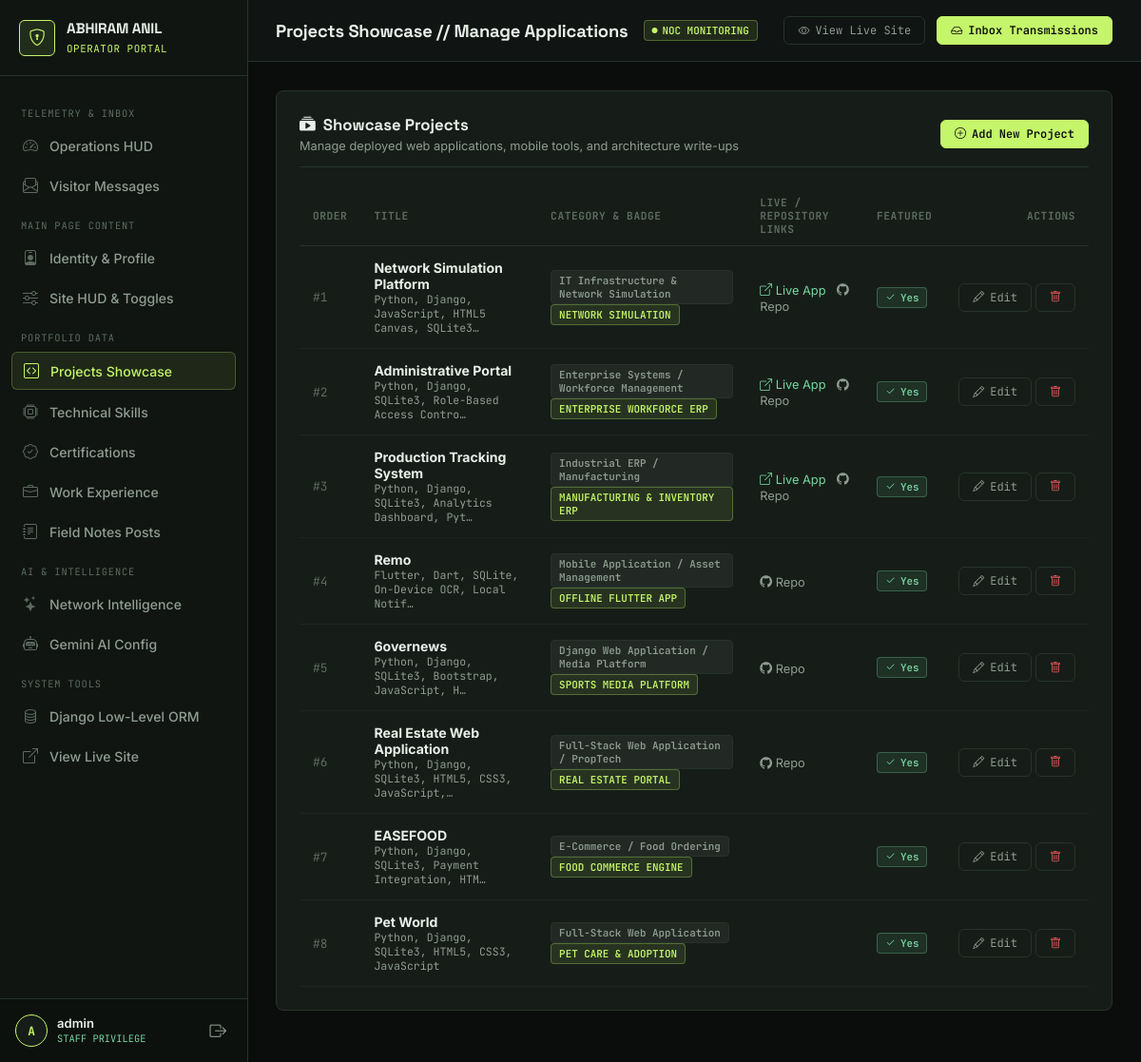
The app's page /portal/projects/ (signed in) with its own data.
### portfolio/models.py (models this page shows, shortened)
class Project(models.Model):
    title = models.CharField(max_length=150)
    slug = models.SlugField(max_length=150, unique=True)
    category = models.CharField(max_length=100, default="IT Infrastructure / Software")
    summary = models.TextField()
    architecture = models.TextField(help_text="Overview of system architecture")
    key_features = models.TextField(help_text="One feature per line")
    challenges_and_solutions = models.TextField(help_text="Key engineering challenges solved")
    technologies = models.CharField(max_length=255, help_text="Comma separated list")
    badge_label = models.CharField(max_length=50, default="FEATURED PROJECT")
    github_url = models.URLField(blank=True, default="", help_text="Optional link if public")
    demo_url = models.URLField(blank=True, default="", help_text="Optional live link")
    has_interactive_preview = models.BooleanField(
        default=False,
        help_text="Renders an interactive mini canvas/topology preview"
    )
    order = models.PositiveIntegerField(default=0)
    is_featured = models.BooleanField(default=True)
    class Meta:
        ordering = ['order', 'title']
        verbose_name = "Project"
        verbose_name_plural = "Projects"

### portal/views.py (the view)
# urls.py: path('projects/', views.projects_list_view, name='projects_list'),
@staff_member_required(login_url='portal:login')
def projects_list_view(request):
    projects = Project.objects.all().order_by('order', 'title')
    return render(request, 'portal/projects_list.html', {
        'items': projects,
        'active_tab': 'projects',
    })

### core/models.py (called while the page is built)
    @classmethod
    def load(cls):
        obj, created = cls.objects.get_or_create(pk=1)
        return obj

### portfolio/models.py (called while the page is built)
    @classmethod
    def load(cls):
        obj, created = cls.objects.get_or_create(pk=1)
        return obj

### templates/portal/projects_list.html
{% extends 'portal/base_portal.html' %}
{% block page_title %}Projects Showcase // Manage Applications{% endblock %}
{% block content %}
<div class="portal-card">
  <div class="portal-card-header">
    <div>
      <h3 class="portal-card-title"><i class="bi bi-collection-play-fill"></i> Showcase Projects</h3>
      <div class="portal-card-subtitle">Manage deployed web applications, mobile tools, and architecture write-ups</div>
    </div>
    <a href="{% url 'portal:project_create' %}" class="portal-btn-sm portal-btn-accent">
      <i class="bi bi-plus-circle"></i> Add New Project
    </a>
  </div>
  {% if items %}
    <div class="portal-table-container">
      <table class="portal-table">
        <thead>
          <tr>
            <th>Order</th>
            <th>Title</th>
            <th>Category & Badge</th>
            <th>Live / Repository Links</th>
            <th>Featured</th>
            <th style="text-align: right;">Actions</th>
          </tr>
        </thead>
        <tbody>
          {% for p in items %}
            <tr>
              <td style="font-family: var(--font-mono); font-size: 0.8rem; color: var(--portal-text-dim);">#{{ p.order }}</td>
              <td>
                <div style="font-weight: 700; color: var(--portal-text);">{{ p.title }}</div>
                <div style="font-family: var(--font-mono); font-size: 0.72rem; color: var(--portal-text-muted);">{{ p.technologies|truncatechars:50 }}</div>
              </td>
              <td>
                <span class="portal-pill portal-pill-dim">{{ p.category }}</span>
                <span class="portal-pill portal-pill-lime">{{ p.badge_label }}</span>
              </td>
              <td>
                {% if p.demo_url %}
                  <a href="{{ p.demo_url }}" target="_blank" style="color: var(--portal-green); text-decoration: none; font-size: 0.8rem; margin-right: 8px;">
                    <i class="bi bi-box-arrow-up-right"></i> Live App
                  </a>
                {% endif %}
                {% if p.github_url %}
                  <a href="{{ p.github_url }}" target="_blank" style="color: var(--portal-text-muted); text-decoration: none; font-size: 0.8rem;">
                    <i class="bi bi-github"></i> Repo
                  </a>
                {% endif %}
              </td>
              <td>
                {% if p.is_featured %}
                  <span class="portal-pill portal-pill-green"><i class="bi bi-check2"></i> Yes</span>
                {% else %}
                  <span class="portal-pill portal-pill-dim">No</span>
                {% endif %}
              </td>
              <td style="text-align: right; white-space: nowrap;">
                <a href="{% url 'portal:project_edit' p.pk %}" class="portal-btn-sm portal-btn-outline" title="Edit">
                  <i class="bi bi-pencil"></i> Edit
                </a>
                <a href="{% url 'portal:project_delete' p.pk %}" class="portal-btn-sm portal-btn-outline" style="color: var(--portal-red);" onclick="return confirm('Delete project {{ p.title }}?');" title="Delete">
                  <i class="bi bi-trash"></i>
                </a>
              </td>
            </tr>
          {% endfor %}
        </tbody>
      </table>
    </div>
  {% else %}
    <div style="text-align: center; padding: 40px; color: var(--portal-text-muted);">
      No projects found. Click "Add New Project" to get started.
    </div>
  {% endif %}
</div>
{% endblock %}

### templates/portal/base_portal.html (shortened to what this page needs)
{% load static %}
<!DOCTYPE html>
<html lang="en">
<head>
  <link rel="stylesheet" href="https://cdn.jsdelivr.net/npm/bootstrap-icons@1.11.3/font/bootstrap-icons.min.css">
  <link rel="stylesheet" href="{% static 'css/portal.css' %}">
</head>
<body class="portal-body">
  <aside class="portal-sidebar">
    <div class="portal-brand">
      <div class="portal-brand-icon">
        <i class="bi bi-shield-lock"></i>
      </div>
      <div class="portal-brand-text">
        <h1>ABHIRAM ANIL</h1>
        <span>OPERATOR PORTAL</span>
      </div>
    </div>
    <nav class="portal-nav">
      <div class="portal-nav-section-label">TELEMETRY & INBOX</div>
      <a href="{% url 'portal:dashboard' %}" class="portal-nav-link {% if active_tab == 'dashboard' %}active{% endif %}">
        <i class="bi bi-speedometer2"></i>
        <span>Operations HUD</span>
      </a>
      <a href="{% url 'portal:messages' %}" class="portal-nav-link {% if active_tab == 'messages' %}active{% endif %}">
        <i class="bi bi-envelope-paper"></i>
        <span>Visitor Messages</span>
      </a>
      <div class="portal-nav-section-label">MAIN PAGE CONTENT</div>
      <a href="{% url 'portal:profile_edit' %}" class="portal-nav-link {% if active_tab == 'profile' %}active{% endif %}">
        <i class="bi bi-person-badge"></i>
        <span>Identity & Profile</span>
      </a>
      <a href="{% url 'portal:settings_edit' %}" class="portal-nav-link {% if active_tab == 'settings' %}active{% endif %}">
        <i class="bi bi-sliders"></i>
        <span>Site HUD & Toggles</span>
      </a>
      <div class="portal-nav-section-label">PORTFOLIO DATA</div>
      <a href="{% url 'portal:projects_list' %}" class="portal-nav-link {% if active_tab == 'projects' %}active{% endif %}">
        <i class="bi bi-code-square"></i>
        <span>Projects Showcase</span>
      </a>
      <a href="{% url 'portal:skills_list' %}" class="portal-nav-link {% if active_tab == 'skills' %}active{% endif %}">
        <i class="bi bi-cpu"></i>
        <span>Technical Skills</span>
      </a>
      <a href="{% url 'portal:certifications_list' %}" class="portal-nav-link {% if active_tab == 'certifications' %}active{% endif %}">
        <i class="bi bi-patch-check"></i>
        <span>Certifications</span>
      </a>
      <a href="{% url 'portal:experience_list' %}" class="portal-nav-link {% if active_tab == 'experience' %}active{% endif %}">
        <i class="bi bi-briefcase"></i>
        <span>Work Experience</span>
      </a>
      <a href="{% url 'portal:journal_list' %}" class="portal-nav-link {% if active_tab == 'journal' %}active{% endif %}">
        <i class="bi bi-journal-text"></i>
        <span>Field Notes Posts</span>
      </a>
      <div class="portal-nav-section-label">AI & INTELLIGENCE</div>
      <a href="{% url 'portal:intelligence_list' %}" class="portal-nav-link {% if active_tab == 'intelligence' %}active{% endif %}">
        <i class="bi bi-stars"></i>
        <span>Network Intelligence</span>
      </a>
      <a href="{% url 'portal:ai_settings' %}" class="portal-nav-link {% if active_tab == 'ai_settings' %}active{% endif %}">
        <i class="bi bi-robot"></i>
        <span>Gemini AI Config</span>
      </a>
      <div class="portal-nav-section-label">SYSTEM TOOLS</div>
      <a href="/sys-admin/" target="_blank" class="portal-nav-link">
        <i class="bi bi-database"></i>
        <span>Django Low-Level ORM</span>
      </a>
      <a href="{% url 'home' %}" target="_blank" class="portal-nav-link">
        <i class="bi bi-box-arrow-up-right"></i>
        <span>View Live Site</span>
      </a>
    </nav>
    <div class="portal-user-footer">
      <div class="portal-user-info">
        <div class="portal-avatar-mini">{{ request.user.username|make_list|first|upper }}</div>
        <div>
          <div class="portal-user-name">{{ request.user.username }}</div>
          <div class="portal-user-role">STAFF PRIVILEGE</div>
        </div>
      </div>
      <a href="{% url 'portal:logout' %}" class="portal-logout-btn" title="Terminate Session / Logout">
        <i class="bi bi-box-arrow-right"></i>
      </a>
    </div>
  </aside>
  <div class="portal-main">
    <header class="portal-header">
      <div class="portal-header-left">
        <h2 class="portal-page-title">{% block page_title %}NOC Operations Portal{% endblock %}</h2>
        <span class="portal-pill portal-pill-lime">
          <i class="bi bi-circle-fill" style="font-size: 6px;"></i> NOC MONITORING
        </span>
      </div>
      <div class="portal-header-right">
        <a href="{% url 'home' %}" target="_blank" class="portal-btn-sm portal-btn-outline">
          <i class="bi bi-eye"></i> View Live Site
        </a>
        <a href="{% url 'portal:messages' %}" class="portal-btn-sm portal-btn-accent">
          <i class="bi bi-inbox"></i> Inbox Transmissions
        </a>
      </div>
    </header>
    <main class="portal-content">
      {% block content %}{% endblock %}
    </main>
  </div>
</body>
</html>

### records on screen
Project: order "1", title "Network Simulation Platform", technologies "Python, Django, JavaScript, HTML5 Canvas, SQLite3…", category "IT Infrastructure & Network Simulation", badge_label "NETWORK SIMULATION", is_featured True (drawn)
Project: order "2", title "Administrative Portal", technologies "Python, Django, SQLite3, Role-Based Access Contro…", category "Enterprise Systems / Workforce Management", badge_label "ENTERPRISE WORKFORCE ERP", is_featured True (drawn)
Project: order "3", title "Production Tracking System", technologies "Python, Django, SQLite3, Analytics Dashboard, Pyt…", category "Industrial ERP / Manufacturing", badge_label "MANUFACTURING & INVENTORY ERP", is_featured True (drawn)
Project: order "4", title "Remo", technologies "Flutter, Dart, SQLite, On-Device OCR, Local Notif…", category "Mobile Application / Asset Management", badge_label "OFFLINE FLUTTER APP", is_featured True (drawn)
Project: order "5", title "6overnews", technologies "Python, Django, SQLite3, Bootstrap, JavaScript, H…", category "Django Web Application / Media Platform", badge_label "SPORTS MEDIA PLATFORM", is_featured True (drawn)
Project: order "6", title "Real Estate Web Application", technologies "Python, Django, SQLite3, HTML5, CSS3, JavaScript,…", category "Full-Stack Web Application / PropTech", badge_label "REAL ESTATE PORTAL", is_featured True (drawn)
Project: order "7", title "EASEFOOD", technologies "Python, Django, SQLite3, Payment Integration, HTM…", category "E-Commerce / Food Ordering", badge_label "FOOD COMMERCE ENGINE", is_featured True (drawn)
Project: order "8", title "Pet World", technologies "Python, Django, SQLite3, HTML5, CSS3, JavaScript", category "Full-Stack Web Application", badge_label "PET CARE & ADOPTION", is_featured True (drawn)

### other values on screen
{{ request.user.username|make_list|first|upper }} "A"
{{ request.user.username }} "admin"
